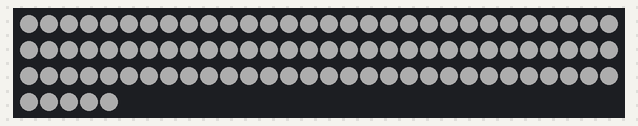
Bench run of a sketch on a simulated Arduino Uno, built with avr-gcc and run on an emulated ATmega328P. On the bench: 95 RGB LEDs in strip order, left to right, continuing on the next row. Dim RGB values are drawn brighter than linear; what the sketch prints to the serial monitor is not drawn.

Above: at 0.4 s.

The sketch:

WS2812_test.ino
```cpp
#define NUM_LEDS 95
#include "FastLED.h"

#define PIN 3
CRGB leds[NUM_LEDS];

void setup() {
  FastLED.addLeds<WS2811, PIN, GRB>(leds, NUM_LEDS).setCorrection( TypicalLEDStrip );
  FastLED.setBrightness(50);
  Serial.begin(9600);
}

void loop() {
  FastLED.clear();
  for (int i = 0; i < NUM_LEDS; i++ ) {
    leds[i] = CRGB::White;
    Serial.println(i);
  }
  FastLED.show();
}
```
